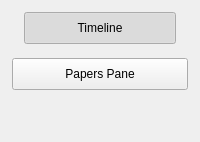
         <widget class="QWidget" name="timelineShortcutsScrollAreaContents">
          <layout class="QVBoxLayout" name="timelineShortcutsScrollAreaContentsLayout">
           <property name="leftMargin">
            <number>12</number>
           </property>
           <property name="topMargin">
            <number>12</number>
           </property>
           <property name="rightMargin">
            <number>12</number>
           </property>
           <property name="bottomMargin">
            <number>12</number>
           </property>
           <property name="alignment">
            <set>Qt::AlignTop</set>
           </property>
           <item>
            <widget class="QWidget" name="timelineCategoryPane">
             <property name="sizePolicy">
              <sizepolicy hsizetype="Preferred" vsizetype="Fixed">
               <horstretch>0</horstretch>
               <verstretch>0</verstretch>
              </sizepolicy>
             </property>
             <layout class="QGridLayout" name="timelineCategoryPaneLayout">
              <property name="leftMargin">
               <number>12</number>
              </property>
              <property name="topMargin">
               <number>0</number>
              </property>
              <property name="rightMargin">
               <number>12</number>
              </property>
              <property name="bottomMargin">
               <number>0</number>
              </property>
              <property name="horizontalSpacing">
               <number>0</number>
              </property>
              <property name="verticalSpacing">
               <number>0</number>
              </property>
              <item row="0" column="0">
               <widget class="QFrame" name="timelinePaneContents">
                <property name="frameShape">
                 <enum>QFrame::NoFrame</enum>
                </property>
                <property name="minimumSize">
                 <size>
                  <width>0</width>
                  <height>0</height>
                 </size>
                </property>
                <layout class="QVBoxLayout" name="timelinePaneContentsLayout">
                 <property name="leftMargin">
                  <number>12</number>
                 </property>
                 <property name="topMargin">
                  <number>28</number>
                 </property>
                 <property name="rightMargin">
                  <number>12</number>
                 </property>
                 <property name="bottomMargin">
                  <number>12</number>
                 </property>
                 <item>
                  <widget class="QWidget" name="timelineShortcutsList">
                   <layout class="QVBoxLayout" name="timelineShortcutsListLayout">
                    <property name="spacing">
                     <number>6</number>
                    </property>
                    <property name="leftMargin">
                     <number>0</number>
                    </property>
                    <property name="topMargin">
                     <number>0</number>
                    </property>
                    <property name="rightMargin">
                     <number>0</number>
                    </property>
                    <property name="bottomMargin">
                     <number>0</number>
                    </property>
                   </layout>
                  </widget>
                 </item>
                </layout>
               </widget>
              </item>
              <item row="0" column="0" alignment="Qt::AlignTop">
               <widget class="QPushButton" name="timelinePaneHeaderButton">
                <property name="sizePolicy">
                 <sizepolicy hsizetype="Expanding" vsizetype="Fixed">
                  <horstretch>0</horstretch>
                  <verstretch>0</verstretch>
                 </sizepolicy>
                </property>
                <property name="minimumSize">
                 <size>
                  <width>0</width>
                  <height>32</height>
                 </size>
                </property>
                <property name="maximumSize">
                 <size>
                  <width>16777215</width>
                  <height>32</height>
                 </size>
                </property>
                <property name="text">
                 <string>Timeline</string>
                </property>
                <property name="checkable">
                 <bool>true</bool>
                </property>
                <property name="checked">
                 <bool>true</bool>
                </property>
               </widget>
              </item>
             </layout>
            </widget>
           </item>
           <item>
            <widget class="QWidget" name="papersPaneCategoryPane">
             <property name="sizePolicy">
              <sizepolicy hsizetype="Preferred" vsizetype="Fixed">
               <horstretch>0</horstretch>
               <verstretch>0</verstretch>
              </sizepolicy>
             </property>
             <layout class="QGridLayout" name="papersPaneCategoryPaneLayout">
              <property name="leftMargin">
               <number>0</number>
              </property>
              <property name="topMargin">
               <number>0</number>
              </property>
              <property name="rightMargin">
               <number>0</number>
              </property>
              <property name="bottomMargin">
               <number>0</number>
              </property>
              <property name="spacing">
               <number>0</number>
              </property>
              <item row="1" column="0">
               <widget class="QWidget" name="papersPaneCategoryPaneContents">
                <property name="maximumSize">
                 <size>
                  <width>16777215</width>
                  <height>0</height>
                 </size>
                </property>
                <layout class="QVBoxLayout" name="papersPanePaneContentsLayout">
                 <property name="leftMargin">
                  <number>12</number>
                 </property>
                 <property name="topMargin">
                  <number>28</number>
                 </property>
                 <property name="rightMargin">
                  <number>12</number>
                 </property>
                 <property name="bottomMargin">
                  <number>12</number>
                 </property>
                 <item>
                  <widget class="QWidget" name="papersPaneShortcutsList">
                   <layout class="QVBoxLayout" name="papersPaneShortcutsListLayout">
                    <property name="spacing">
                     <number>6</number>
                    </property>
                    <property name="leftMargin">
                     <number>0</number>
                    </property>
                    <property name="topMargin">
                     <number>0</number>
                    </property>
                    <property name="rightMargin">
                     <number>0</number>
                    </property>
                    <property name="bottomMargin">
                     <number>0</number>
                    </property>
                   </layout>
                  </widget>
                 </item>
                </layout>
               </widget>
              </item>
              <item row="0" column="0" alignment="Qt::AlignTop">
               <widget class="QPushButton" name="papersPanePaneHeaderButton">
                <property name="sizePolicy">
                 <sizepolicy hsizetype="Expanding" vsizetype="Fixed">
                  <horstretch>0</horstretch>
                  <verstretch>0</verstretch>
                 </sizepolicy>
                </property>
                <property name="minimumSize">
                 <size>
                  <width>0</width>
                  <height>32</height>
                 </size>
                </property>
                <property name="maximumSize">
                 <size>
                  <width>16777215</width>
                  <height>32</height>
                 </size>
                </property>
                <property name="text">
                 <string>Papers Pane</string>
                </property>
                <property name="checkable">
                 <bool>true</bool>
                </property>
                <property name="checked">
                 <bool>false</bool>
                </property>
               </widget>
              </item>
             </layout>
            </widget>
           </item>
           <item>
            <spacer name="timelineShortcutsBottomSpacer">
             <property name="orientation">
              <enum>Qt::Vertical</enum>
             </property>
             <property name="sizeHint" stdset="0">
              <size>
               <width>20</width>
               <height>40</height>
              </size>
             </property>
            </spacer>
           </item>
          </layout>
         </widget>
